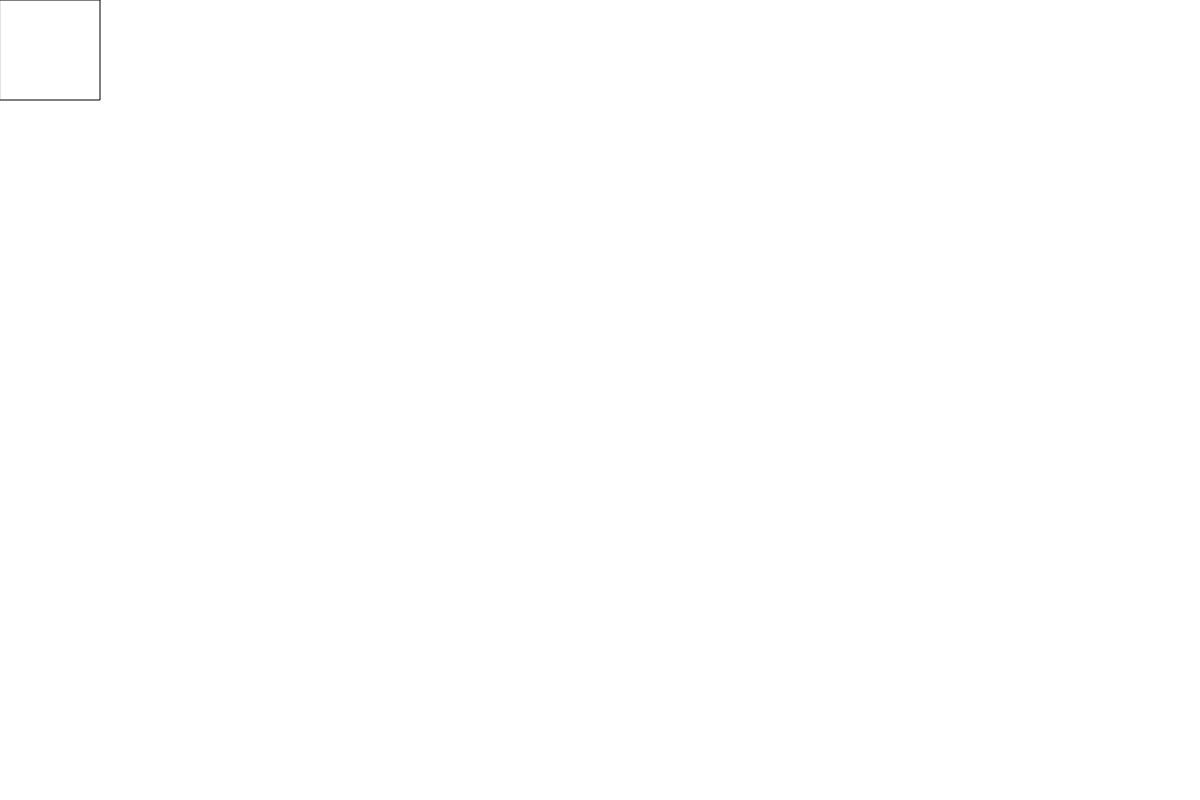
Frame 1 (no input)
Frame 60 (no input): identical to frame 1, image omitted
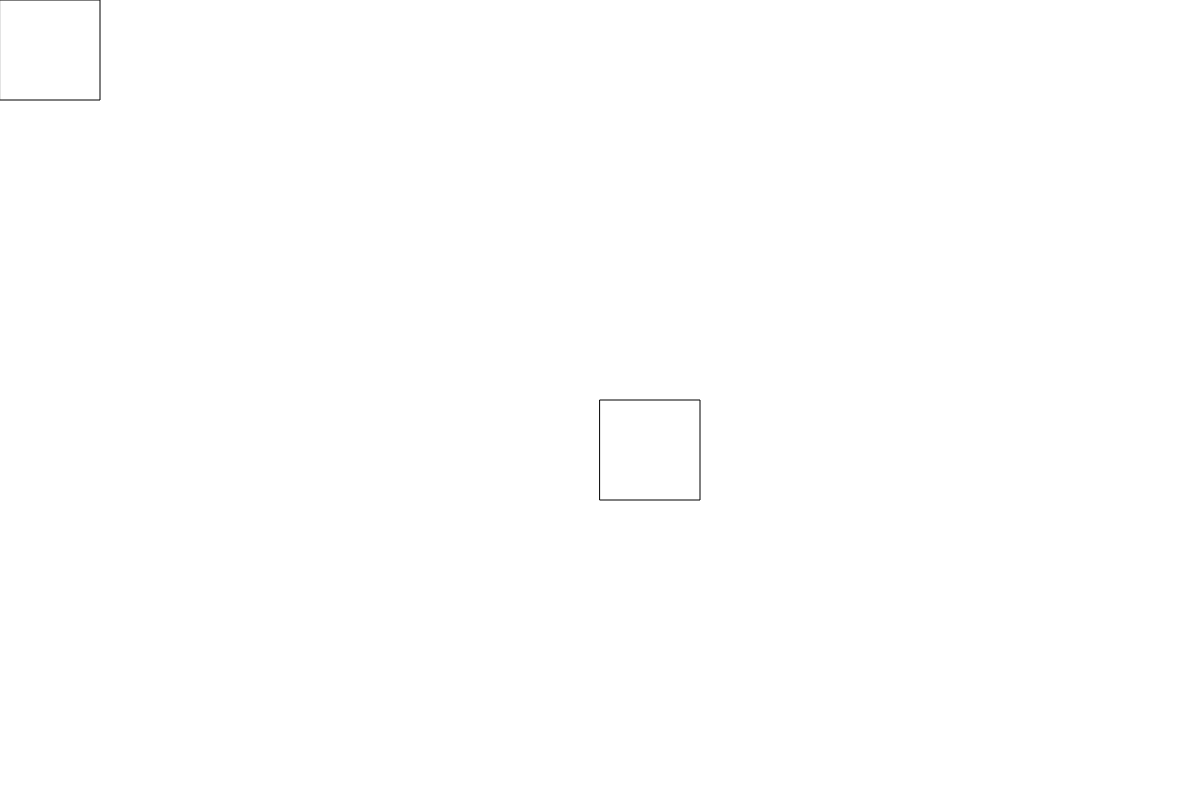
Frame 120 (the mouse pressed at the canvas centre since frame 60)

The p5.js sketch that drew these frames (run headless with seeded random() and noise() and a simulated clock; from frame 60 on, the mouse is pressed at the canvas centre):

// p5.js sketch
// ── sketch.js
/* using the mouse to creat e a shappe that changes colours and moves 
Kayden Jiwa
2019-04-4*/

//position variables

mouseY=100
mouseX=100

function setup() {
  var myCanvas = createCanvas(1200,800);

}

function draw() {
  // put drawing code here
}

function mouseMoved() {
  // This function is called whenever the mouse is moved
  rect(mouseX, mouseY, 100, 100); // Draw a rectangle
}
function mouseClicked() {
  // This function is called whenever the mouse is clicked
  // (but the mouse must not be moving at the same time)
  // and will change the fill colour randomly
  fill(random(255), random(255), random(255));
}
